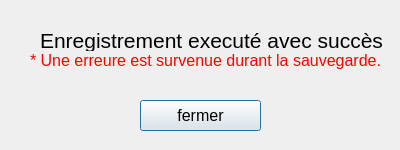
<?xml version="1.0" encoding="UTF-8"?>
<ui version="4.0">
 <class>Dialog</class>
 <widget class="QDialog" name="Dialog">
  <property name="geometry">
   <rect>
    <x>0</x>
    <y>0</y>
    <width>400</width>
    <height>150</height>
   </rect>
  </property>
  <property name="windowTitle">
   <string>Dialog</string>
  </property>
  <widget class="QLabel" name="label_erreure_savwrong">
   <property name="geometry">
    <rect>
     <x>30</x>
     <y>50</y>
     <width>361</width>
     <height>21</height>
    </rect>
   </property>
   <property name="font">
    <font>
     <pointsize>12</pointsize>
    </font>
   </property>
   <property name="text">
    <string>&lt;html&gt;&lt;head/&gt;&lt;body&gt;&lt;p&gt;&lt;span style=&quot; color:#ff0000;&quot;&gt;* Une erreure est survenue durant la sauvegarde.&lt;/span&gt;&lt;/p&gt;&lt;/body&gt;&lt;/html&gt;</string>
   </property>
  </widget>
  <widget class="QPushButton" name="pushButton_hide_save_pop_up">
   <property name="geometry">
    <rect>
     <x>140</x>
     <y>100</y>
     <width>121</width>
     <height>31</height>
    </rect>
   </property>
   <property name="font">
    <font>
     <pointsize>12</pointsize>
    </font>
   </property>
   <property name="text">
    <string>fermer</string>
   </property>
  </widget>
  <widget class="QLabel" name="label_titre_nom_2">
   <property name="geometry">
    <rect>
     <x>40</x>
     <y>30</y>
     <width>381</width>
     <height>21</height>
    </rect>
   </property>
   <property name="font">
    <font>
     <pointsize>16</pointsize>
    </font>
   </property>
   <property name="text">
    <string>Enregistrement executé avec succès</string>
   </property>
  </widget>
 </widget>
 <resources/>
 <connections/>
</ui>
